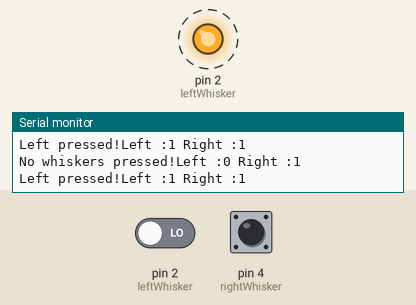
This sketch was run on a simulated Arduino Uno, built with avr-gcc and run on an emulated ATmega328P. On the bench: output pins drawn as LEDs (lit = HIGH), the last lines printed to the serial monitor. Dashed ring = blinking. The test bench sets the inputs (shaded band); at power-on: pin 4 (rightWhisker) HIGH, pin 2 (leftWhisker) LOW.

Above: at 0.9 s.
1.3 s: pin 4 (rightWhisker) pulled LOW for 3.2 s
6.0 s: pin 4 (rightWhisker) pulled LOW for 0.25 s
9.2 s: pin 4 (rightWhisker) pulled LOW for 1 s
13.2 s: pin 2 (leftWhisker) driven HIGH and pin 4 (rightWhisker) driven LOW
At 13.7 s:
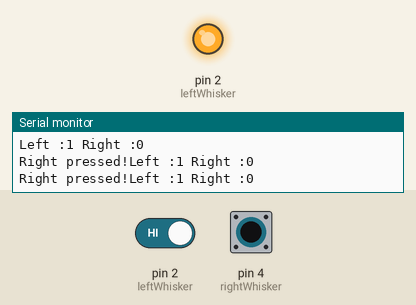
16.2 s: pin 4 (rightWhisker) driven HIGH
At 16.33 s:
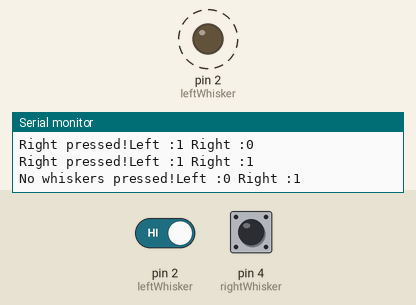
19.2 s: pin 4 (rightWhisker) driven LOW
At 19.9 s:
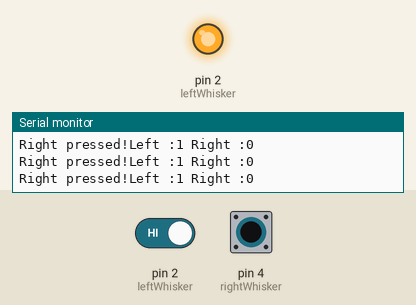
Timing chart, 0 to 22.2 s (numbered marks = the images above; inputs shaded):
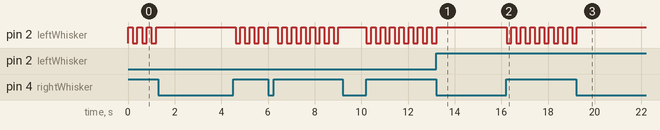

The sketch:

NEW_herekittykitty.ino
```cpp
// PART 1
// We start by declaring where we've plugged in the whiskers.
// This can be different for different students, however,
// They should all be in digital pins!
int leftWhisker = 2;
int rightWhisker = 4;

void setup() {
  // PART 1
  // We always start opening up the serial port for writing.
  // If we don't do this, we can't see any values!
  Serial.begin(9600);

  // PART 1
  // We also need to declare these digital pins as INPUT
  // in order to read what values they are.
  pinMode(leftWhisker, INPUT);
  pinMode(rightWhisker, INPUT);
}

void loop() {
  // PART 1
  // We start by using our new information: digitalRead().
  // This less us see get information from the whisker sensor.
  int leftWhiskerValue = digitalRead(leftWhisker);
  int rightWhiskerValue = digitalRead(rightWhisker);

  // PART 1
  // Then we print out the information.
  // Note the use of print() vs println() in order
  // to make the output very easy to read.
  Serial.print("Left :");
  Serial.print(leftWhiskerValue);
  Serial.print(" Right :");
  Serial.print(rightWhiskerValue);
  Serial.println("");

  // PART 2
  // Explain that just printing the values
  // isn't enough information. Let's try using
  // conditionals to print what information we
  // learn from the values.
  // Replace the prints above with:
  if(leftWhiskerValue == 0 && rightWhiskerValue == 0) {
    OUTPUT;
      pinMode(2,OUTPUT);
      digitalWrite(2,HIGH);
      Serial.println("Left and Right pressed!");
  } else if(rightWhiskerValue == 0) {
      OUTPUT;
        pinMode(2,OUTPUT);
        digitalWrite(2,HIGH);
        Serial.print("Right pressed!");
  } else if(leftWhiskerValue == 0) {
      OUTPUT;
        pinMode(2,OUTPUT);
        digitalWrite(2,HIGH);
        Serial.print("Left pressed!");
  } else{
      OUTPUT;
        pinMode(2,OUTPUT);
        digitalWrite(2,LOW);
        Serial.print("No whiskers pressed!");
  }

  // PART 1
  // Avoid overwhelming the serial buffer.
  // Explain to students that this is like
  // lights on a highway entrance ramp --
  // preventing too many cars from going
  // on the highway at the same time to avoid
  // traffic jams.
  delay(200);
}
```

Measured:
- after the input at 13.2 s, pin 2 (leftWhisker): goes on until 13.2 s, then stays HIGH
- after the input at 16.2 s, pin 2 (leftWhisker): alternates HIGH for 0.20 s and LOW for 0.20 s, starting at once
- after the input at 19.2 s, pin 2 (leftWhisker): goes on until 19.2 s, then stays HIGH
